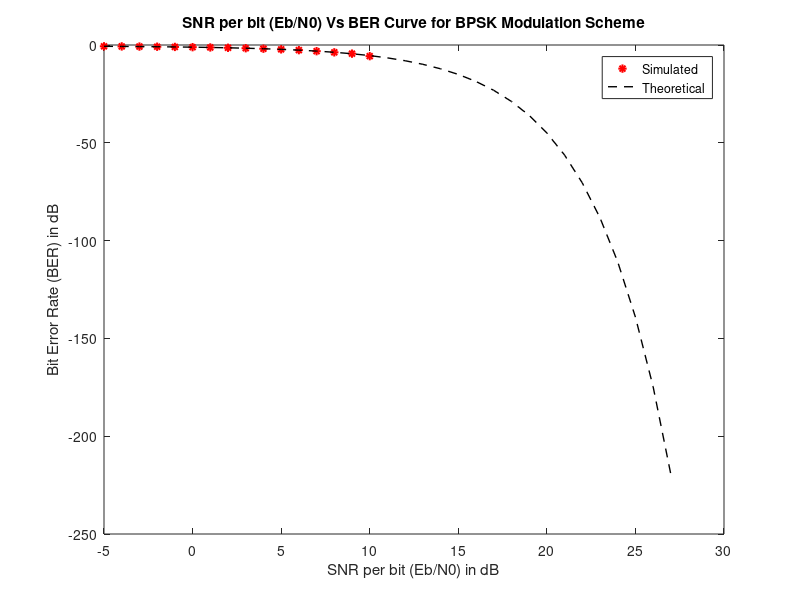

MATLAB code for this plot:
clear;
clc;
N=1000000;
R=1;
EbN0dB = -5:1:27;
data=randn(1,N)>=0;
   %Number of input bits
%Range of EbNo in dB for channel
   % Generating a uniformly distributed random 1s and 0s
bpskModulated = 2*data-1;  % Mapping 0->-1 and 1->1 i.e. Modulated Signal
BER = zeros(1,length(EbN0dB)); %Place holder for BER values for each Eb/N0
index=1;
for k=EbN0dB,
%Adding noise with variance according to the required Eb/N0
EbN0 = 10.^(k/10); %Converting Eb/N0 dB value to linear scale
noiseSigma = sqrt(1./(2*R*EbN0)); %Standard deviation for AWGN Noise
noise = noiseSigma*randn(1,length(bpskModulated));
received = bpskModulated + noise;
estimatedBits=(received>=0);
BER(index) = sum(xor(data,estimatedBits))/length(data);
index=index+1;
end
plotHandle=plot(EbN0dB,log10(BER),'r*');
set(plotHandle,'LineWidth',1.5);
title('SNR per bit (Eb/N0) Vs BER Curve for BPSK Modulation Scheme');
xlabel('SNR per bit (Eb/N0) in dB');
ylabel('Bit Error Rate (BER) in dB');
grid on;
hold on;
3
for k=EbN0dB,
theoreticalBER = 0.5*erfc(sqrt(10.^(EbN0dB/10)));
end
plotHandle=plot(EbN0dB,log10(theoreticalBER),'k--');
set(plotHandle,'LineWidth',1);
legend('Simulated','Theoretical');
grid off;
hold off;
